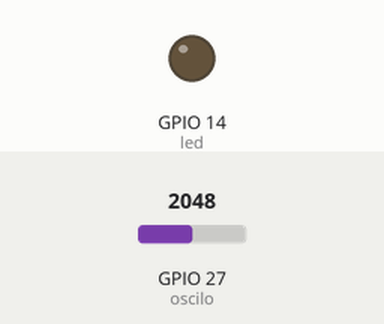
Recording of a sketch running on a simulated ESP32. Shown: output pins drawn as LEDs (lit = HIGH). Inputs (shaded band) come from the test bench; at power-on: GPIO 27 (oscilo) = 2048. What the sketch prints to the serial monitor is not drawn.

Above: at 0.05 s.
At 9.95 s:
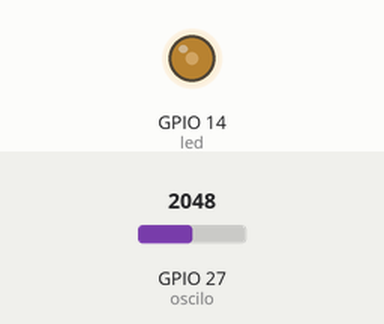
At 19.95 s:
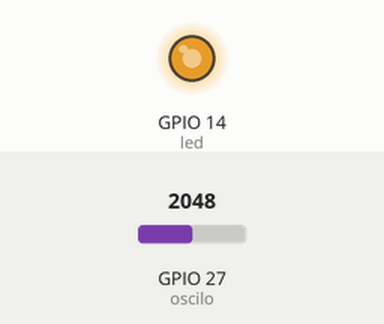
At 39.95 s:
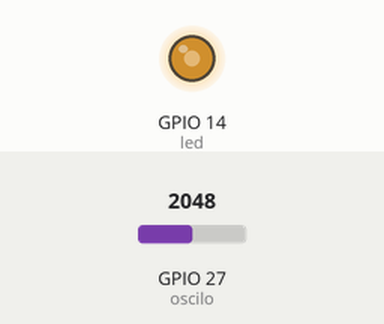
Timing chart, 0 to 40.0 s (numbered marks = the images above):
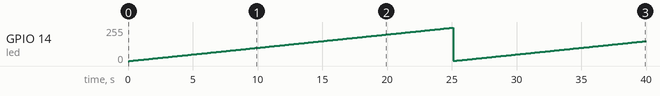

Measured:
- by itself, GPIO 14 (led): 0/255 → 1/255 at 0.10 s, → 2/255 0.10 s later, → 3/255 0.10 s later, → 4/255 0.10 s later, … (399 changes in this stretch)

The sketch:

Prueba_de_Osc_y_GS__Algo_funcional_.ino
```cpp
int led = 14;
int oscilo = 27;
int x = 0;

void setup() {
  // put your setup code here, to run once:
  pinMode(led, OUTPUT);
  Serial.begin(2000000);
}

void loop() {
  // put your main code here, to run repeatedly:
  unsigned long periodo = 100;
  unsigned long period2 = 2000;
  unsigned long periodIN = 10;
  static unsigned long previoMillis = 0;
  static unsigned long previousMillis2 = 0;
  static unsigned long previousMillisIN = 0;
  if ((millis() - previoMillis) > periodo) {

    x++;
    analogWrite(led, x);
    previoMillis += periodo;
    while (x >= 250) {
      x = 0;
    }

  }
  int sensorValue = analogRead(oscilo);
    Serial.println(sensorValue);
}
```
